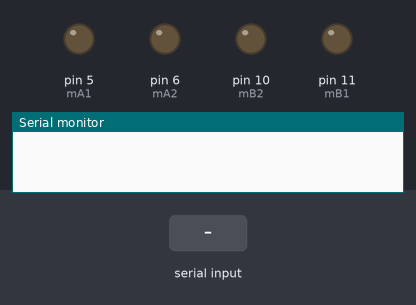
Bench run of a sketch on a simulated Arduino Uno, built with avr-gcc and run on an emulated ATmega328P. Parts: output pins drawn as LEDs (lit = HIGH), the last lines printed to the serial monitor. The test bench sets the inputs (shaded band).

Above: at 1.2 s.
1.3 s: "forward" received over Serial
At 2.5 s:
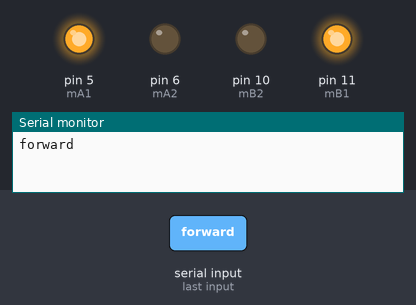
2.8 s: "back" received over Serial
At 3.8 s:
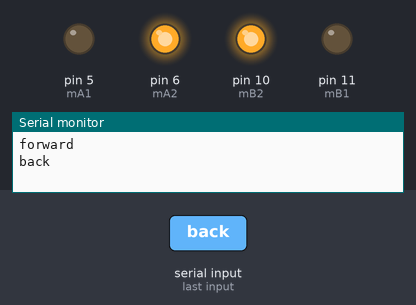
4.3 s: "left" received over Serial
At 5.7 s:
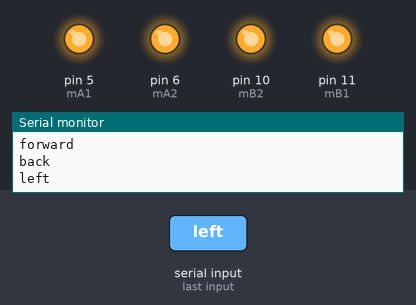
Timing chart, 0 to 7.3 s (numbered marks = the images above; inputs shaded):
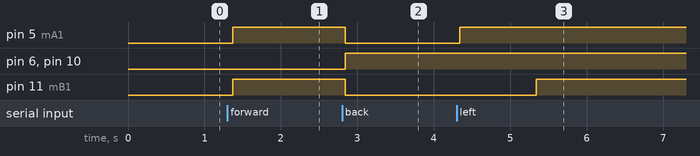

Measured:
- after the input at 1.3 s, pin 5 (mA1), pin 11 (mB1): LOW → HIGH after 0.07 s
- after the input at 2.8 s, pin 5 (mA1), pin 11 (mB1): HIGH → LOW at once; pin 6 (mA2), pin 10 (mB2): LOW → HIGH at once
- after the input at 4.3 s, pin 5 (mA1): LOW → HIGH at once; pin 11 (mB1): LOW → HIGH after 1.0 s

The sketch:

voice_ctrlcar.ino
```cpp
String readvoice;
int mA1=5;
int mA2=6;
int mB1=11;
int mB2=10;

void setup() {
// BT.begin(9600);
 Serial.begin(9600);
pinMode(mA1, OUTPUT);
pinMode(mA2, OUTPUT);
pinMode(mB1, OUTPUT);
pinMode(mB2, OUTPUT);

}
void forward(){
  digitalWrite(mA1, HIGH);
digitalWrite(mA2, LOW);
digitalWrite(mB1, HIGH);
digitalWrite(mB2, LOW);
}
void back(){

digitalWrite(mA1, LOW);
digitalWrite(mA2, HIGH);
digitalWrite(mB1, LOW);
digitalWrite(mB2, HIGH);
}
void stopp(){
  digitalWrite(mA1, LOW);
digitalWrite(mA2, LOW);
digitalWrite(mB1, LOW);
digitalWrite(mB2, LOW);
}

void left(){
 digitalWrite(mA1, HIGH);

delay(1000);
 digitalWrite(mA1, HIGH);
//digitalWrite(mA2, LOW);
digitalWrite(mB1, HIGH);
//digitalWrite(mB2, LOW);
}
void right(){
  digitalWrite(mB1, HIGH);
//digitalWrite(mB2, LOW);

delay(1000);

  digitalWrite(mA1, HIGH);
//digitalWrite(mA2, LOW);
digitalWrite(mB1, HIGH);
//digitalWrite(mB2, LOW);
}
//-----------------------------------------------------------------------//
void loop() {
  while (Serial.available()){  //Check if there is an available byte to read
  delay(10); //Delay added to make thing stable
  char c = Serial.read(); //Conduct a serial read
  readvoice += c;
  }
  if (readvoice.length() > 0) {
    Serial.println(readvoice);

  if(readvoice == "forward")
  {
    forward();
  }

  else if(readvoice == "back")
  {
   back();
  }

  else if (readvoice == "left")
  {

   left();
  }

 else if ( readvoice == "right")
 {
  right();
 }

 else if (readvoice == "stop")
 {
  stopp();
 }


 readvoice="";}} //Reset the variable
```
